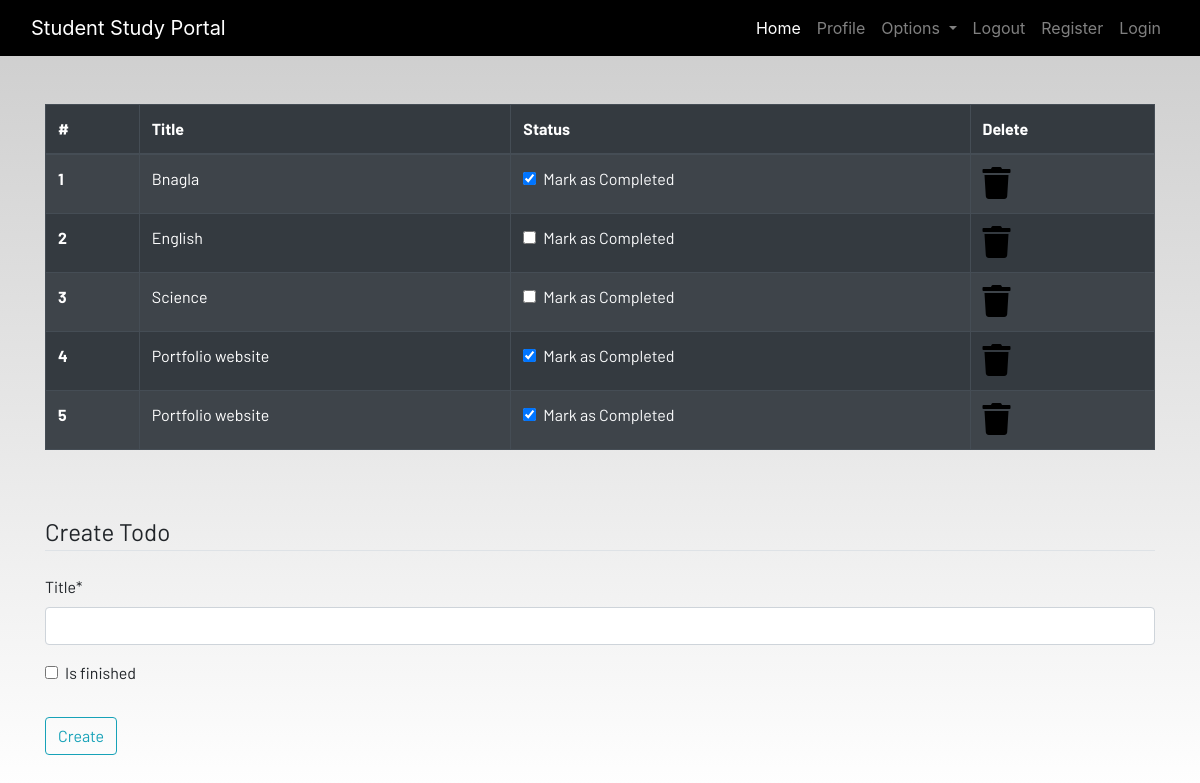
The page /todo/ (signed in) on the database as committed earlier.
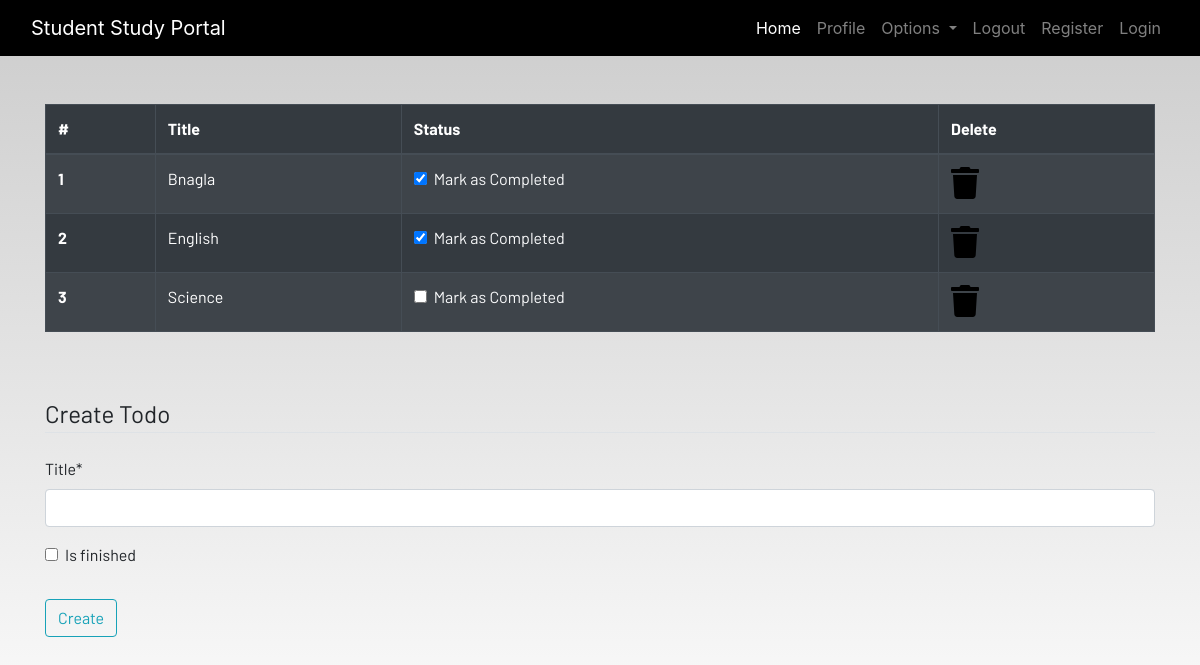
The same page on the database as committed later.
### dashboard/models.py (models this page shows, shortened)
class TODO(models.Model):
    user = models.ForeignKey(User, on_delete=models.CASCADE)
    title = models.CharField(max_length=100)
    is_finished = models.BooleanField(default=False)
    class Meta:
        verbose_name_plural = "to do"

### dashboard/views.py (the view)
# urls.py: path('todo/', views.To_Do, name='to_do'),
def To_Do(request):
    if request.method =="POST":
        form = TodoForm(request.POST)
        if form.is_valid():
            try:
                finished = request.POST['is_finished']
                if finished == 'on':
                    finished = True
                else:
                    finished = False
            except:
                finished =False
            todos = TODO(
                user = request.user,
                title = request.POST['title'],
                is_finished = finished
            )
            todos.save()
            messages.success(request, f"Todo added from {request.user.username}!!.")
    else:
        form = TodoForm()
    todo = TODO.objects.filter(user = request.user)
    if len(todo) == 0:
        todos_done =True
    else:
        todos_done = False
    context = {
        'todos':todo,
        'form':form,
        'todos_done':todos_done
    }
    return render(request, 'dashboard/todo.html',context=context)

### dashboard/forms.py
class TodoForm(forms.ModelForm):
    class Meta:
        model = TODO
        fields = ['title', 'is_finished']

### dashboard/templates/dashboard/todo.html (shortened to what this page needs)
{% extends 'dashboard/base.html' %}
{% load static %}
{% block content %}
{% load crispy_forms_tags %}
<div class="container">
{% if not todos_done %}
    <table class="table table-striped table-bordered table-hover table-dark">
        <thead>
            <tr>
                <th scope="col">#</th>
                <th scope="col">Title</th>
                <th scope="col">Status</th>
                <th scope="col">Delete</th>
            </tr>
        </thead>
        <tbody>
            {% for todo in todos %}
            <tr>
                <th scope="row">{{forloop.counter}}</th>
                <td>{{todo.title}}</td>
                <td>
                    <a href="{% url 'dashboard_app:update_todo' todo.id %}">
                        <div class="form-check">
                            {% if todo.is_finished == True  %}
                            <input class="form-check-input" type="checkbox" value="" checked>
                            {% else %}
                            <input class="form-check-input" type="checkbox" value="">
                            {% endif %}
                            <label class="form-check-label text-light" for="flexCheckDefault">
                                Mark as Completed
                            </label>
                        </div>
                    </a>
                </td>
                <td><a href="{% url 'dashboard_app:delete_todo' todo.id %}"><i class="fa fa-trash fa-2x"></i></a></td>
            </tr>
            {% endfor %}
        </tbody>
    </table>
    {% else %}
    <h4>All tasks have been done!! create to add more</h4>
    {% endif %}
</div><br><br>
<div class="container">
    <form method="POST">
        <fieldset class="form-group">
            {{form|crispy}}
            <legend class="border-bottom mb-4">Create Todo</legend>
        </fieldset>
        <div class="form-group">
            <button href="" class="btn btn-outline-info" type="submit">
                Create
            </button>
        </div>
    </form>
</div>
{% endblock content %}

Rows that differ between the two databases and show on the page:
removed TODO: title "Portfolio website"
removed TODO: title "Portfolio website"
changed TODO "English": value "☐" → "☑"
